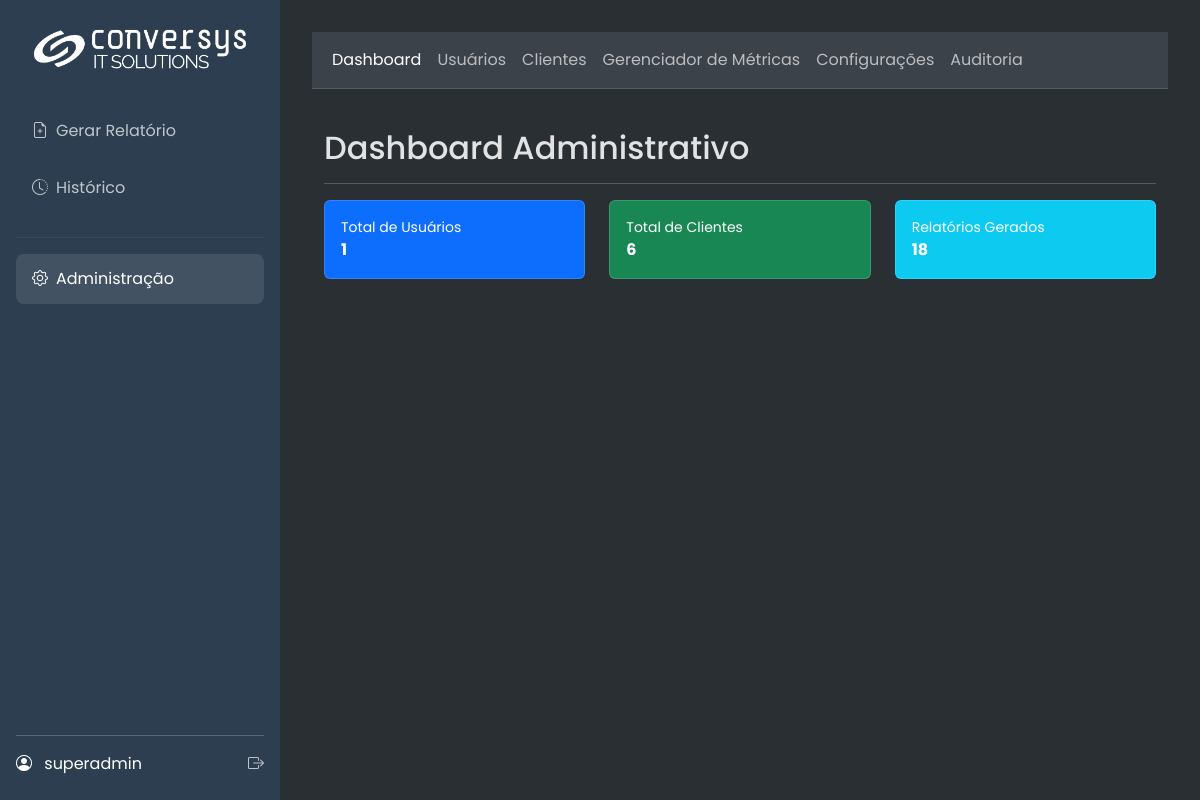
The page /admin/ (signed in) on the database its author committed.
### app/models.py (models this page shows, shortened)
class SystemConfig(db.Model):
    id = db.Column(db.Integer, primary_key=True)
    company_name = db.Column(db.String(100), default="Conversys IT Solutions")
    footer_text = db.Column(db.String(255), default=f"Conversys IT Solutions Copyright {dt.datetime.now().year} – Todos os direitos Reservados | Política de privacidade")
    primary_color = db.Column(db.String(7), default="#2c3e50")
    secondary_color = db.Column(db.String(7), default="#3498db")
    logo_dark_bg_path = db.Column(db.String(255), nullable=True)
    logo_light_bg_path = db.Column(db.String(255), nullable=True)
    login_background_path = db.Column(db.String(255), nullable=True)
    default_cover_path = db.Column(db.String(255), nullable=True)
    color_scheme = db.Column(db.String(10), default="light")
    color_bg_main = db.Column(db.String(7), default="#f8f9fa")
    color_bg_card = db.Column(db.String(7), default="#ffffff")
    color_text_light = db.Column(db.String(7), default="#212529")
    color_border = db.Column(db.String(7), default="#dee2e6")
    login_media_path = db.Column(db.String(255), nullable=True)
    report_cover_path = db.Column(db.String(255), nullable=True)
    report_final_page_path = db.Column(db.String(255), nullable=True)

class User(UserMixin, db.Model):
    id = db.Column(db.Integer, primary_key=True)
    username = db.Column(db.String(64), index=True, unique=True)
    email = db.Column(db.String(120), index=True, unique=True)
    password_hash = db.Column(db.String(256))
    role_id = db.Column(db.Integer, db.ForeignKey('role.id'))
    reports = db.relationship('Report', backref='user', lazy='dynamic')
    clients = db.relationship('Client', secondary=user_client_association, back_populates='users')
    def has_role(self, role_name):
        return self.role.name == role_name

### app/admin/routes.py (the view)
@admin.route('/')
@admin_required
def dashboard():
    rid = _ensure_request_id()
    _log_debug("Acessando dashboard do admin")
    try:
        stats = {
            'users': User.query.count(),
            'clients': Client.query.count(),
            'reports': Report.query.count()
        }
        _log_debug("Estatísticas carregadas", **stats)
    except Exception as e:
        current_app.logger.error(
            f"[{rid}] Erro ao carregar estatísticas do dashboard: {e}", exc_info=True
        )
        stats = {'users': 0, 'clients': 0, 'reports': 0}
        flash('Não foi possível carregar as estatísticas do dashboard.', 'warning')
    return render_template('admin/dashboard.html', title="Dashboard", stats=stats)

### app/__init__.py (called while the page is built)
@login_manager.user_loader
def load_user(user_id):
    from .models import User
    return db.session.get(User, int(user_id))

def _ensure_request_id():
    rid = getattr(g, "request_id", None)
    if not rid:
        rid = uuid.uuid4().hex
        g.request_id = rid
    return rid

### app/admin/routes.py (called while the page is built)
def _ensure_request_id():
    if not getattr(g, "request_id", None):
        g.request_id = uuid.uuid4().hex
    return g.request_id

def _log_debug(msg, **extra):
    rid = _ensure_request_id()
    payload = {"rid": rid, **extra}
    try:
        current_app.logger.debug(f"{msg} | {payload}")
    except Exception:
        print(f"DEBUG {msg} | {payload}")

### app/main/routes.py (called while the page is built)
@main.before_app_request
def before_request_func():
    g.sys_config = SystemConfig.query.first()

### app/utils.py (called while the page is built)
def admin_required(f):
    @wraps(f)
    @login_required
    def decorated_function(*args, **kwargs):
        if not (current_user.has_role('admin') or current_user.has_role('super_admin')):
            flash('Acesso negado. Você não tem permissão para acessar esta área.', 'danger')
            return redirect(url_for('main.gerar_form'))
        return f(*args, **kwargs)
    return decorated_function

### app/templates/admin/dashboard.html (shortened to what this page needs)
{% extends 'admin/base.html' %}
{% block admin_content %}
<div class="container-fluid">
    <div class="d-flex justify-content-between flex-wrap flex-md-nowrap align-items-center pt-3 pb-2 mb-3 border-bottom">
        <h1 class="h2">Dashboard Administrativo</h1>
    </div>
    <div class="row">
        <div class="col-md-4 mb-4">
            <div class="card text-white bg-primary h-100">
                <div class="card-body">
                    <div class="d-flex justify-content-between align-items-center">
                        <div class="me-3">
                            <div class="text-white-75 small">Total de Usuários</div>
                            <div class="text-lg fw-bold">{{ stats.users }}</div>
                        </div>
                    </div>
                </div>
            </div>
        </div>
        <div class="col-md-4 mb-4">
            <div class="card text-white bg-success h-100">
                <div class="card-body">
                    <div class="d-flex justify-content-between align-items-center">
                        <div class="me-3">
                            <div class="text-white-75 small">Total de Clientes</div>
                            <div class="text-lg fw-bold">{{ stats.clients }}</div>
                        </div>
                    </div>
                </div>
            </div>
        </div>
        <div class="col-md-4 mb-4">
            <div class="card text-white bg-info h-100">
                <div class="card-body">
                    <div class="d-flex justify-content-between align-items-center">
                        <div class="me-3">
                            <div class="text-white-75 small">Relatórios Gerados</div>
                            <div class="text-lg fw-bold">{{ stats.reports }}</div>
                        </div>
                    </div>
                </div>
            </div>
        </div>
    </div>
</div>
{% endblock %}

### app/templates/base.html (shortened to what this page needs)
<!DOCTYPE html>
<html lang="pt-br" data-bs-theme="{{ g.sys_config.color_scheme | default('dark') }}">
<head>
    <link href="https://cdn.jsdelivr.net/npm/bootstrap@5.3.3/dist/css/bootstrap.min.css" rel="stylesheet">
    <link rel="stylesheet" href="https://cdn.jsdelivr.net/npm/bootstrap-icons@1.11.3/font/bootstrap-icons.min.css">
</head>
<body>
    <div class="d-flex">
        <div class="sidebar">
            <a href="{{ url_for('main.index') }}" class="logo">
                {% if g.sys_config.logo_dark_bg_path %}
                    <img src="{{ url_for('main.uploaded_file', filename=g.sys_config.logo_dark_bg_path) }}" alt="Logo">
                {% else %}
                    <span>{{ g.sys_config.company_name }}</span>
                {% endif %}
            </a>
            <ul class="nav flex-column">
                <li><a href="{{ url_for('main.gerar_form') }}" class="nav-link {% if request.endpoint == 'main.gerar_form' %}active{% endif %}"><i class="bi bi-file-earmark-plus me-2"></i>Gerar Relatório</a></li>
                <li><a href="{{ url_for('main.history') }}" class="nav-link {% if request.endpoint == 'main.history' %}active{% endif %}"><i class="bi bi-clock-history me-2"></i>Histórico</a></li>
                {% if current_user.has_role('admin') or current_user.has_role('super_admin') %}
                <hr style="border-color: rgba(255,255,255,0.2);">
                <li><a href="{{ url_for('admin.dashboard') }}" class="nav-link {% if 'admin.' in request.endpoint %}active{% endif %}"><i class="bi bi-gear me-2"></i>Administração</a></li>
                {% endif %}
            </ul>
            <div class="user-info">
                <div class="d-flex justify-content-between align-items-center">
                    <div>
                        <i class="bi bi-person-circle me-2"></i>
                        <span>{{ current_user.username }}</span>
                    </div>
                    <a href="{{ url_for('auth.logout') }}" title="Sair"><i class="bi bi-box-arrow-right"></i></a>
                </div>
            </div>
        </div>
        <div class="main-content flex-grow-1">
            {% block content %}{% endblock %}
        </div>
    </div>
</body>
</html>

### rows shown on the page
SystemConfig: logo_dark_bg_path (picture)
User: username "superadmin"

### other values the page prints
{{ stats.users }} "1"
{{ stats.clients }} "6"
{{ stats.reports }} "18"
